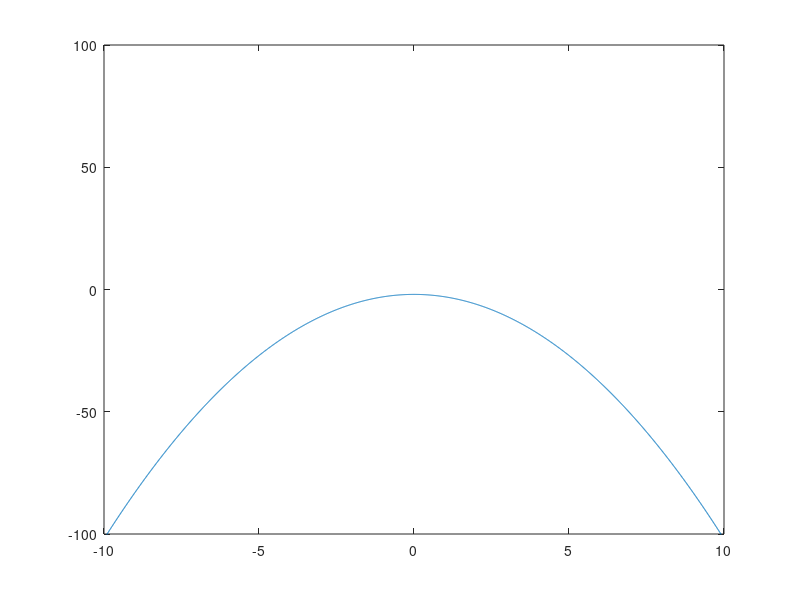

Source code (MATLAB): (Note: this script raises an error after producing the figure.)
%% Math 111: Introduction to MATLAB%% Lecture: Chapter 6 Supplemental: Animation Using drawnow Function
%          Example #2: Parabolic Flying Wing
%
%
% Program Objective
%
% This program is an example of creating an animation by means of redrawing
% and erasing . In this method, an initial plot is created, and then
% properties of the graph are iteratively adjusted by means of a loop.
%
% In this example, we use a basic parabolic function of the form...
%      y = kx^2 - 2
%
% ...wherein each value of k determines a distinct parabola.  After
% defining the function, the program creates a loop in which successive
% variations (multiples) of the domain array are used as input into the
% function, the results of which lead to variations of the plotted
% parabola.
%
%
% ----- START OF PROGRAM -----
%
% Initiate Workspace
clear, clc, clf      % Clears all current figure and graphics objects not hidden
%
% ----- START OF PROGRAM -----
% Define Base Function, Domain, and Range
x = (-10:0.01:10);     % Define initial independent variable values
k = -1;                % Define initial value for parameter k  
y = k*x.^2 - 2;        % Determine initial set of function output values
count = (1:11);
%
% Define Plot Handle (by which to refer and manage plot properties)
Handle_Parabola = plot(x,y);     % Create plot and assign handle  grid on
%
% Set Up Animation
%
% ...Define Axes...
axis([-10,10,-100,100]); 
%
% ...Set Up Animation Duration of 10 Flaps of the Wings...
for flaps = 1:2
    %    ...Now Perform and Draw a Series of "Up-Flap" Iterations...
    while k<1                     % Initiate loop counter k              
        k = k+0.01;             % Incrementation of counter k
        y = k*x.^2 - 2;         % Re-define the parabolic function
                                % with new k              
        set(Handle_Parabola, 'XData',x, 'YData',y)  % Re-assign x and
        WingFrames(count) = getframe;               % y values of the
                                                    % "Handle_Parabola"
                                                    % plot  
                                                 
        drawnow                 % Re-draw graph with the appropriate
                                % y value (depending on what k was
                                % used). The drawnow command plots
                                % each new (x,y) coordinate as it is
                                % created)
        count = count + 1;
    end                         % End of WHILE loop
    %
    % ...And Perform and Draw a Series of "Down-Flap" Iterations...
    while k>-1                    % Initiate loop counter k
        k = k-0.01;             % Incrementation of counter k              
        y = k*x.^2 - 2;         % Re-define the parabolic function
                                % with new k              
        set(Handle_Parabola, 'XData',x, 'YData',y)  % Re-assign x and
        WingFrames(count) = getframe;               % y values of the
                                                    % "Handle_Parabola"
                                                    % plot
                                     
        drawnow                 % Re-draw graph with the appropriate
                                % y value (depending on what k was
                                % used). The drawnow command plots
                                % each new (x,y) coordinate as it is
                                % created)
        count = count + 1;
    end                         % End of WHILE loop%
end                             % End of FOR loop
movie(WingFrames, 2, 500)
% Create the Video Object (so we can save frames as a video file)  
videoWing = VideoWriter('Wings');
% ...Open a Video File...     
     open(videoWing);
% ...And Write the Frames to the File...    
     writeVideo(videoWing, WingFrames);
% ...And Then Close the File...    
     close(videoWing);
%
% ----- END OF PROGRAM -----
